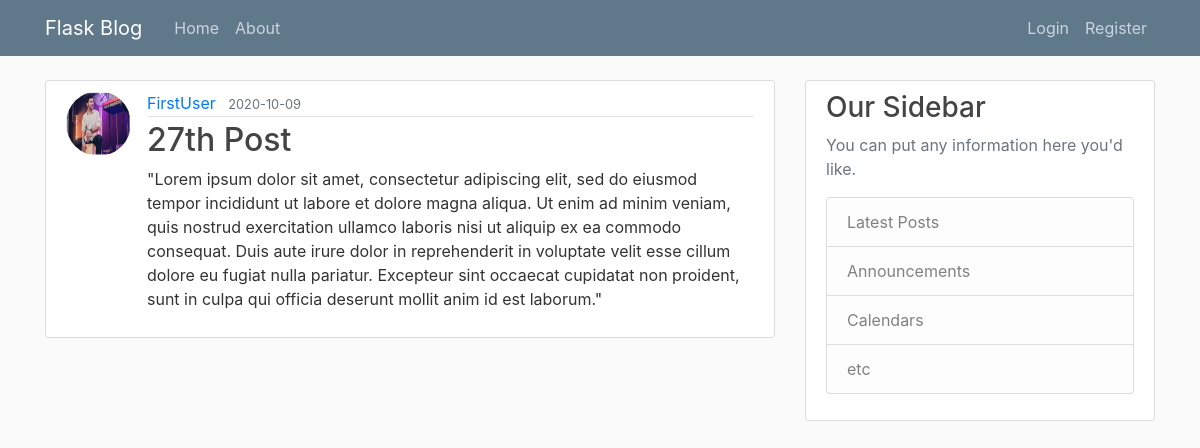
Page /post/27 on the committed database.
### flaskblog/models.py (models this page shows, shortened)
class User(db.Model, UserMixin):
    id = db.Column(db.Integer, primary_key=True)
    username = db.Column(db.String(20), unique=True, nullable=False)
    email = db.Column(db.String(120), unique=True, nullable=False)
    image_file = db.Column(db.String(20), nullable=False, default='default.jpg')
    password = db.Column(db.String(60), nullable=False)
    posts = db.relationship('Post', backref='author', lazy='dynamic')

class Post(db.Model):
    id = db.Column(db.Integer, primary_key=True)
    title = db.Column(db.String(100), nullable=False)
    date_posted = db.Column(db.DateTime, nullable=False, default=datetime.utcnow)
    content = db.Column(db.Text, nullable=False)
    user_id = db.Column(db.Integer, db.ForeignKey('user.id'), nullable='False')

### flaskblog/posts/routes.py (the view)
@posts.route("/post/<int:post_id>")
def post(post_id):
    post = Post.query.get_or_404(post_id)
    return render_template('post.html', title=post.title, post=post)

### flaskblog/templates/post.html (shortened to what this page needs)
{% extends "layout.html" %}
{% block content %}
    <article class="media content-section">
        <img class='rounded-circle article-img' src='{{ url_for("static", filename="profile_pics/" + post.author.image_file) }}'>
        <div class="media-body">
        <div class="article-metadata">
            <a class="mr-2" href="{{ url_for('users.user_posts', username=post.author.username) }}">{{ post.author.username }}</a>
            <small class="text-muted">{{ post.date_posted.strftime('%Y-%m-%d') }}</small>
        </div>
        <h2 class='article-title'>{{ post.title }}</h2>
        <p class="article-content">{{ post.content }}</p>
        </div>
    </article>
{% endblock content %}

### flaskblog/static/main.css (style rules this page uses)
body { background: #fafafa; color: #333333; margin-top: 5rem; }
h1, h2, h3, h4, h5, h6 { color: #444444; }
.content-section { background: #ffffff; padding: 10px 20px; border: 1px solid #dddddd; border-radius: 3px; margin-bottom: 20px; }
.article-title { color: #444444; }
.article-content { white-space: pre-line; }
.article-img { height: 65px; width: 65px; margin-right: 16px; }
.article-metadata { padding-bottom: 1px; margin-bottom: 4px; border-bottom: 1px solid #e3e3e3 }

### rows in the picture
User: image_file (picture), author.username "FirstUser"
Post: date_posted "2020-10-09", title "27th Post", content "\"Lorem ipsum dolor sit amet, consectetur adipiscing elit, sed do eiusmod tempor incididunt ut labore et dolore magna aliqua. Ut enim ad minim veniam, quis nostrud exercitation ullamco laboris nisi ut aliquip ex ea commodo consequat. Duis aute irure dolor in reprehenderit in voluptate velit esse cillum dolore eu fugiat nulla pariatur. Excepteur sint occaecat cupidatat non proident, sunt in culpa qui officia deserunt mollit anim id est laborum.\""
